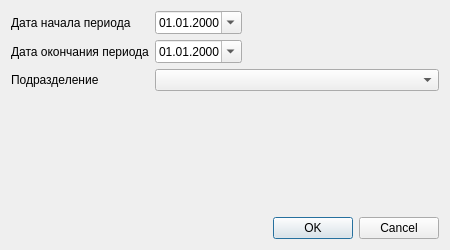
<?xml version="1.0" encoding="UTF-8"?>
<ui version="4.0">
 <class>ReportPrimaryEventsOnkoSetupDialog</class>
 <widget class="QDialog" name="ReportPrimaryEventsOnkoSetupDialog">
  <property name="geometry">
   <rect>
    <x>0</x>
    <y>0</y>
    <width>450</width>
    <height>250</height>
   </rect>
  </property>
  <property name="windowTitle">
   <string>Dialog</string>
  </property>
  <layout class="QGridLayout" name="gridLayout">
   <item row="0" column="0">
    <widget class="QLabel" name="lblBegDate">
     <property name="text">
      <string>Дата начала периода</string>
     </property>
     <property name="buddy">
      <cstring>edtBegDate</cstring>
     </property>
    </widget>
   </item>
   <item row="0" column="1">
    <widget class="CDateEdit" name="edtBegDate">
     <property name="sizePolicy">
      <sizepolicy hsizetype="Preferred" vsizetype="Fixed">
       <horstretch>0</horstretch>
       <verstretch>0</verstretch>
      </sizepolicy>
     </property>
     <property name="displayFormat">
      <string>dd.MM.yyyy</string>
     </property>
     <property name="calendarPopup">
      <bool>true</bool>
     </property>
    </widget>
   </item>
   <item row="1" column="0">
    <widget class="QLabel" name="lblEndDate">
     <property name="text">
      <string>Дата окончания периода</string>
     </property>
     <property name="buddy">
      <cstring>edtEndDate</cstring>
     </property>
    </widget>
   </item>
   <item row="1" column="1">
    <widget class="CDateEdit" name="edtEndDate">
     <property name="sizePolicy">
      <sizepolicy hsizetype="Preferred" vsizetype="Fixed">
       <horstretch>0</horstretch>
       <verstretch>0</verstretch>
      </sizepolicy>
     </property>
     <property name="displayFormat">
      <string>dd.MM.yyyy</string>
     </property>
     <property name="calendarPopup">
      <bool>true</bool>
     </property>
    </widget>
   </item>
   <item row="2" column="0">
    <widget class="QLabel" name="lblOrgStructure">
     <property name="text">
      <string>Подразделение</string>
     </property>
     <property name="buddy">
      <cstring>cmbOrgStructure</cstring>
     </property>
    </widget>
   </item>
   <item row="4" column="2">
    <widget class="QDialogButtonBox" name="buttonBox">
     <property name="orientation">
      <enum>Qt::Horizontal</enum>
     </property>
     <property name="standardButtons">
      <set>QDialogButtonBox::Cancel|QDialogButtonBox::Ok</set>
     </property>
    </widget>
   </item>
   <item row="2" column="1" colspan="2">
    <widget class="COrgStructureComboBox" name="cmbOrgStructure"/>
   </item>
   <item row="3" column="0" colspan="3">
    <spacer name="verticalSpacer">
     <property name="orientation">
      <enum>Qt::Vertical</enum>
     </property>
     <property name="sizeHint" stdset="0">
      <size>
       <width>20</width>
       <height>40</height>
      </size>
     </property>
    </spacer>
   </item>
  </layout>
 </widget>
 <customwidgets>
  <customwidget>
   <class>COrgStructureComboBox</class>
   <extends>QComboBox</extends>
   <header>Orgs/OrgStructComboBoxes.h</header>
  </customwidget>
  <customwidget>
   <class>CDateEdit</class>
   <extends>QDateEdit</extends>
   <header>library/DateEdit.h</header>
  </customwidget>
 </customwidgets>
 <tabstops>
  <tabstop>edtBegDate</tabstop>
  <tabstop>edtEndDate</tabstop>
  <tabstop>cmbOrgStructure</tabstop>
  <tabstop>buttonBox</tabstop>
 </tabstops>
 <resources/>
 <connections>
  <connection>
   <sender>buttonBox</sender>
   <signal>accepted()</signal>
   <receiver>ReportPrimaryEventsOnkoSetupDialog</receiver>
   <slot>accept()</slot>
   <hints>
    <hint type="sourcelabel">
     <x>440</x>
     <y>228</y>
    </hint>
    <hint type="destinationlabel">
     <x>157</x>
     <y>249</y>
    </hint>
   </hints>
  </connection>
  <connection>
   <sender>buttonBox</sender>
   <signal>rejected()</signal>
   <receiver>ReportPrimaryEventsOnkoSetupDialog</receiver>
   <slot>reject()</slot>
   <hints>
    <hint type="sourcelabel">
     <x>440</x>
     <y>234</y>
    </hint>
    <hint type="destinationlabel">
     <x>286</x>
     <y>249</y>
    </hint>
   </hints>
  </connection>
 </connections>
</ui>
